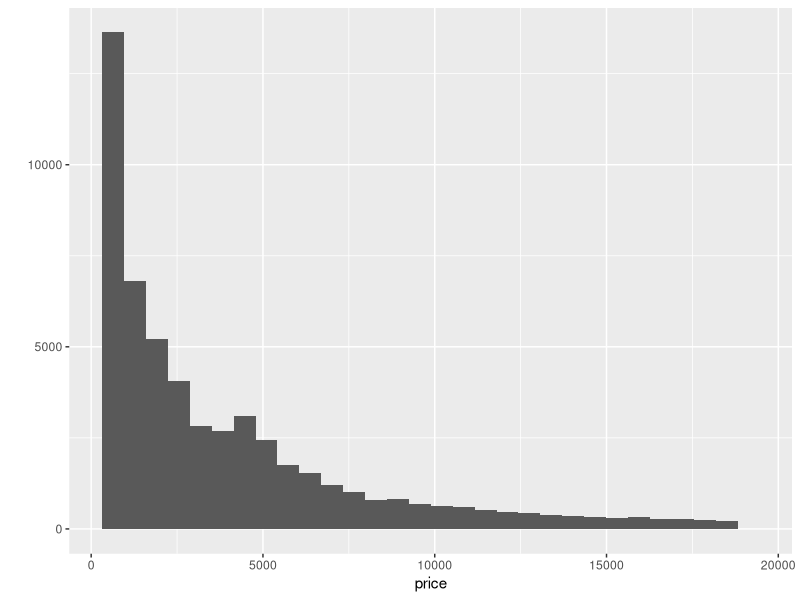
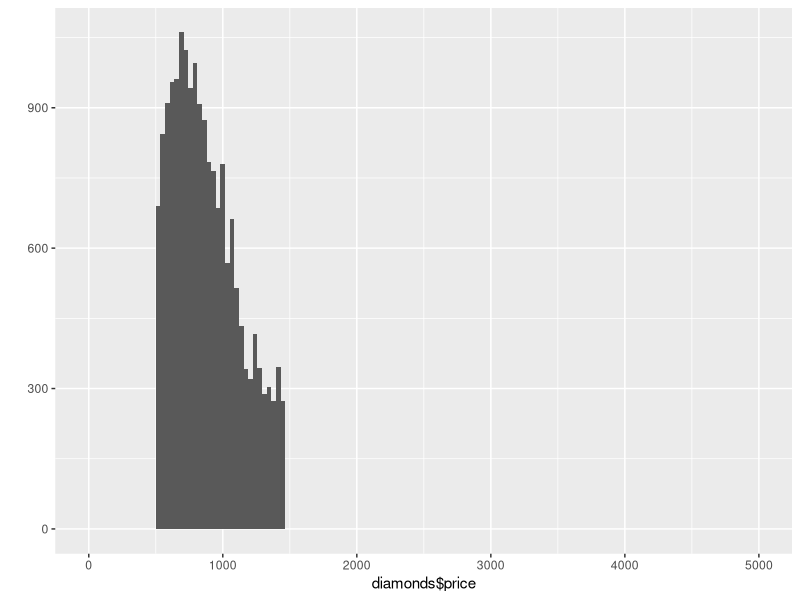
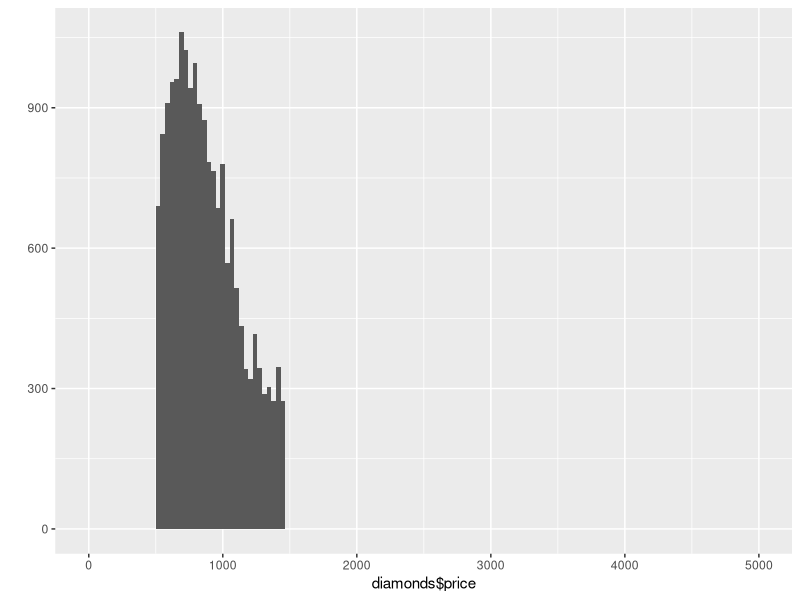
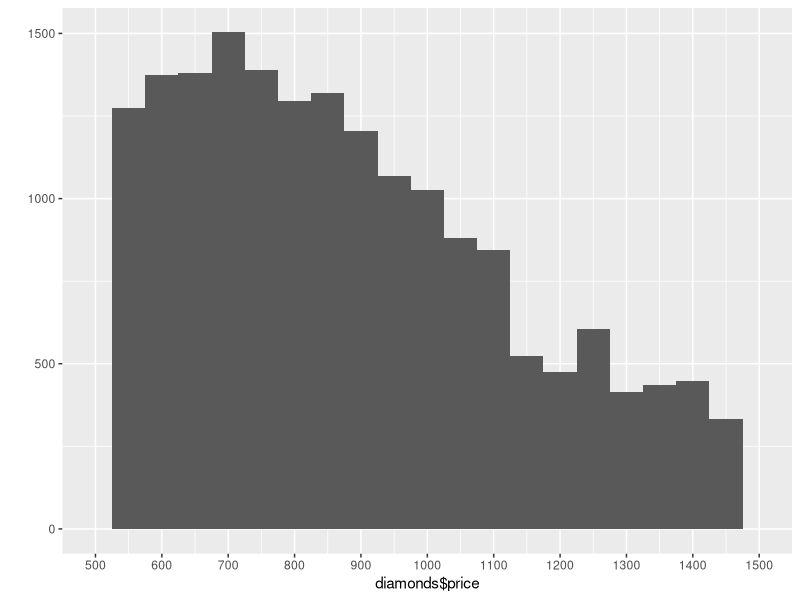
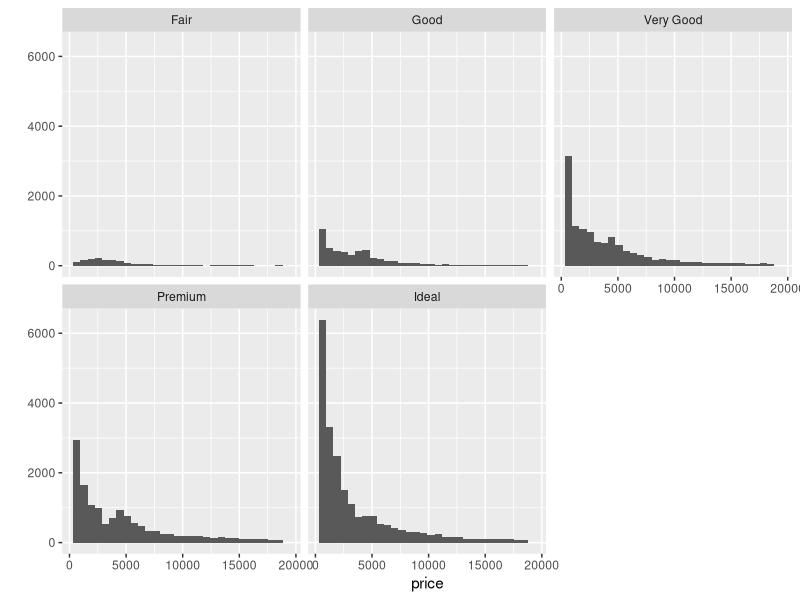

Recreate these plots in R, in order.
## ---- chunk 1
library(ggplot2)
data(diamonds)
nrow(diamonds) # Number of observations
summary(diamonds) # Variables in dataset
?diamonds # Ordered Factors, Best Colour
## ---- chunk 2
qplot(price, data = diamonds)
## ---- chunk 3
summary(diamonds$price)
mean(diamonds$price)
## ---- chunk 4
?subset
nrow(subset(diamonds, price < 500)) # less than 500
nrow(subset(diamonds, price < 250)) # less than 250
nrow(subset(diamonds, price >= 15000)) # more than or equal to 15,000
## ---- chunk 5
hist <- qplot(diamonds$price) +
  coord_cartesian(xlim = c(0, 5000)) # This doesn't change graph only view

hist + scale_x_continuous(limits = c(500, 1500)) # Actually subsets the data
hist + xlim(500, 1500) # Short hand for the same thing

qplot(diamonds$price, binwidth = 50) +
  scale_x_continuous(limits = c(500, 1500), breaks=seq(500,1500,100))
## ---- chunk 6
qplot(price, data = diamonds) + facet_wrap(~cut)
  # had to change qplot to include data, else it doesn't have info on cut
